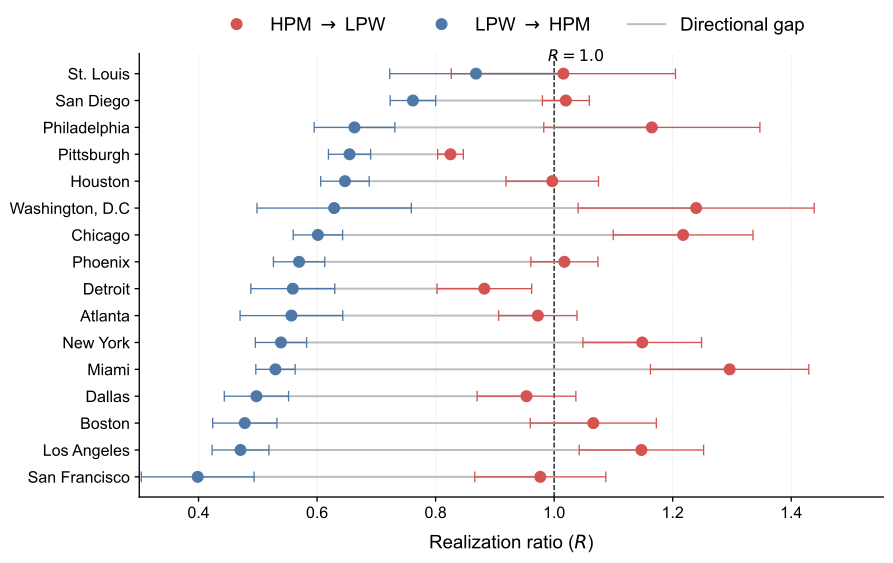

Write the Python code that produced this figure.
import glob
import os

import matplotlib

matplotlib.use("Agg")
import matplotlib.lines as mlines
import matplotlib.pyplot as plt
import numpy as np
import pandas as pd


SCRIPT_DIR = os.path.dirname(os.path.abspath(__file__))
daily_folder = os.path.join(SCRIPT_DIR, "Fig3A_day")
yearly_file = os.path.join(SCRIPT_DIR, "Fig3A_year.csv")
output_folder = SCRIPT_DIR
os.makedirs(output_folder, exist_ok=True)

YEARLY_COLUMNS = {
    "city",
    "flow_type",
    "Sum_Observed_Flow",
    "Sum_Predicted_Flow",
    "Realization_Ratio_R",
}
DAILY_COLUMNS = {"flow_type", "Realization_Ratio_R"}

FLOW_HPM_TO_LPW = "HPM_to_LPW"
FLOW_LPW_TO_HPM = "LPW_to_HPM"

plt.rcParams["font.family"] = "Arial"
plt.rcParams["font.size"] = 12
plt.rcParams["axes.linewidth"] = 1.0
plt.rcParams["xtick.major.width"] = 1.0
plt.rcParams["ytick.major.width"] = 1.0
plt.rcParams["xtick.direction"] = "out"
plt.rcParams["ytick.direction"] = "out"

COLOR_H2L = "#D35450"
COLOR_L2H = "#4E79A7"
COLOR_LINK = "#bdbdbd"

LABEL_H2L = "HPM to LPW"
LABEL_L2H = "LPW to HPM"


def validate_columns(df, required_columns, source_name):
    missing = sorted(required_columns - set(df.columns))
    if missing:
        raise ValueError(f"{source_name} is missing required columns: {missing}")


print("Reading data...")

df_yearly = pd.read_csv(yearly_file)
validate_columns(df_yearly, YEARLY_COLUMNS, yearly_file)
df_yearly["city"] = df_yearly["city"].astype(str).str.strip()
df_yearly["flow_type"] = df_yearly["flow_type"].astype(str).str.strip()
df_yearly["Realization_Ratio_R"] = pd.to_numeric(
    df_yearly["Realization_Ratio_R"],
    errors="coerce",
)

daily_stats = []
daily_files = glob.glob(os.path.join(daily_folder, "*.csv"))

for file_path in daily_files:
    filename = os.path.basename(file_path)
    daily_city = os.path.splitext(filename)[0]
    try:
        df_d = pd.read_csv(file_path)
        validate_columns(df_d, DAILY_COLUMNS, file_path)
        df_d["city"] = daily_city
        df_d["flow_type"] = df_d["flow_type"].astype(str).str.strip()
        df_d["Realization_Ratio_R"] = pd.to_numeric(
            df_d["Realization_Ratio_R"],
            errors="coerce",
        )

        grouped = (
            df_d.groupby(["city", "flow_type"])["Realization_Ratio_R"]
            .std()
            .reset_index()
        )
        grouped.rename(columns={"Realization_Ratio_R": "R_Std"}, inplace=True)
        daily_stats.append(grouped)
    except Exception as exc:
        print(f"Failed to process daily file {filename}: {exc}")

if daily_stats:
    df_daily_std = pd.concat(daily_stats, ignore_index=True)
else:
    print("WARNING: no daily data found; error bars will be set to zero.")
    df_daily_std = pd.DataFrame(columns=["city", "flow_type", "R_Std"])

df_merged = pd.merge(df_yearly, df_daily_std, on=["city", "flow_type"], how="left")
df_merged["R_Std"] = df_merged["R_Std"].fillna(0)

df_h2l = df_merged[df_merged["flow_type"] == FLOW_HPM_TO_LPW][
    ["city", "Realization_Ratio_R", "R_Std"]
].copy()
df_l2h = df_merged[df_merged["flow_type"] == FLOW_LPW_TO_HPM][
    ["city", "Realization_Ratio_R", "R_Std"]
].copy()

df_h2l.rename(columns={"Realization_Ratio_R": "R_H2L", "R_Std": "Std_H2L"}, inplace=True)
df_l2h.rename(columns={"Realization_Ratio_R": "R_L2H", "R_Std": "Std_L2H"}, inplace=True)

df_plot = pd.merge(df_h2l, df_l2h, on=["city"])

df_plot.sort_values("R_L2H", ascending=True, inplace=True)
df_plot.reset_index(drop=True, inplace=True)

print("Plotting...")

fig, ax = plt.subplots(figsize=(10, 6), dpi=300)

y_pos = np.arange(len(df_plot))
plot_city_labels = df_plot["city"]

ax.axvline(x=1.0, color="black", linestyle="--", linewidth=1, alpha=1.0, zorder=0)

ax.text(
    0.625,
    1.01,
    "$R=1.0$",
    color="black",
    fontsize=12,
    ha="right",
    va="top",
    transform=ax.transAxes,
)

ax.hlines(
    y=y_pos,
    xmin=df_plot["R_L2H"],
    xmax=df_plot["R_H2L"],
    color=COLOR_LINK,
    alpha=1.0,
    linewidth=1.5,
    zorder=1,
)

ax.errorbar(
    x=df_plot["R_H2L"],
    y=y_pos,
    xerr=df_plot["Std_H2L"],
    fmt="o",
    color=COLOR_H2L,
    ecolor=COLOR_H2L,
    markersize=8,
    capsize=4,
    capthick=1,
    elinewidth=1,
    label=LABEL_H2L,
    zorder=3,
)

ax.errorbar(
    x=df_plot["R_L2H"],
    y=y_pos,
    xerr=df_plot["Std_L2H"],
    fmt="o",
    color=COLOR_L2H,
    ecolor=COLOR_L2H,
    markersize=8,
    capsize=4,
    capthick=1,
    elinewidth=1,
    label=LABEL_L2H,
    zorder=3,
)

ax.set_yticks(y_pos)
ax.set_yticklabels(plot_city_labels, fontsize=12)

ax.set_xlabel("Realization ratio ($R$)", fontsize=14, labelpad=10)
max_val = max(df_plot["R_H2L"].max(), df_plot["R_L2H"].max())
ax.set_xlim(0.3, max_val * 1.2)

ax.spines["top"].set_visible(False)
ax.spines["right"].set_visible(False)
ax.spines["left"].set_visible(True)

ax.grid(axis="x", linestyle=":", alpha=0.4)
ax.set_axisbelow(True)

legend_elements = [
    mlines.Line2D([], [], color=COLOR_H2L, marker="o", linestyle="None", markersize=8, label=r"HPM $\to$ LPW"),
    mlines.Line2D([], [], color=COLOR_L2H, marker="o", linestyle="None", markersize=8, label=r"LPW $\to$ HPM"),
    mlines.Line2D([], [], color=COLOR_LINK, lw=1.5, label="Directional gap"),
]

ax.legend(
    handles=legend_elements,
    loc="upper center",
    bbox_to_anchor=(0.5, 1.12),
    ncol=3,
    frameon=False,
    fontsize=14,
)

svg_path = os.path.join(output_folder, "Fig3A.svg")
plt.savefig(svg_path, format="svg", bbox_inches="tight")
png_path = os.path.join(output_folder, "Fig3A.png")
plt.savefig(png_path, dpi=300, bbox_inches="tight")
print(f"Figure saved to:\n - {png_path}")
plt.show()
